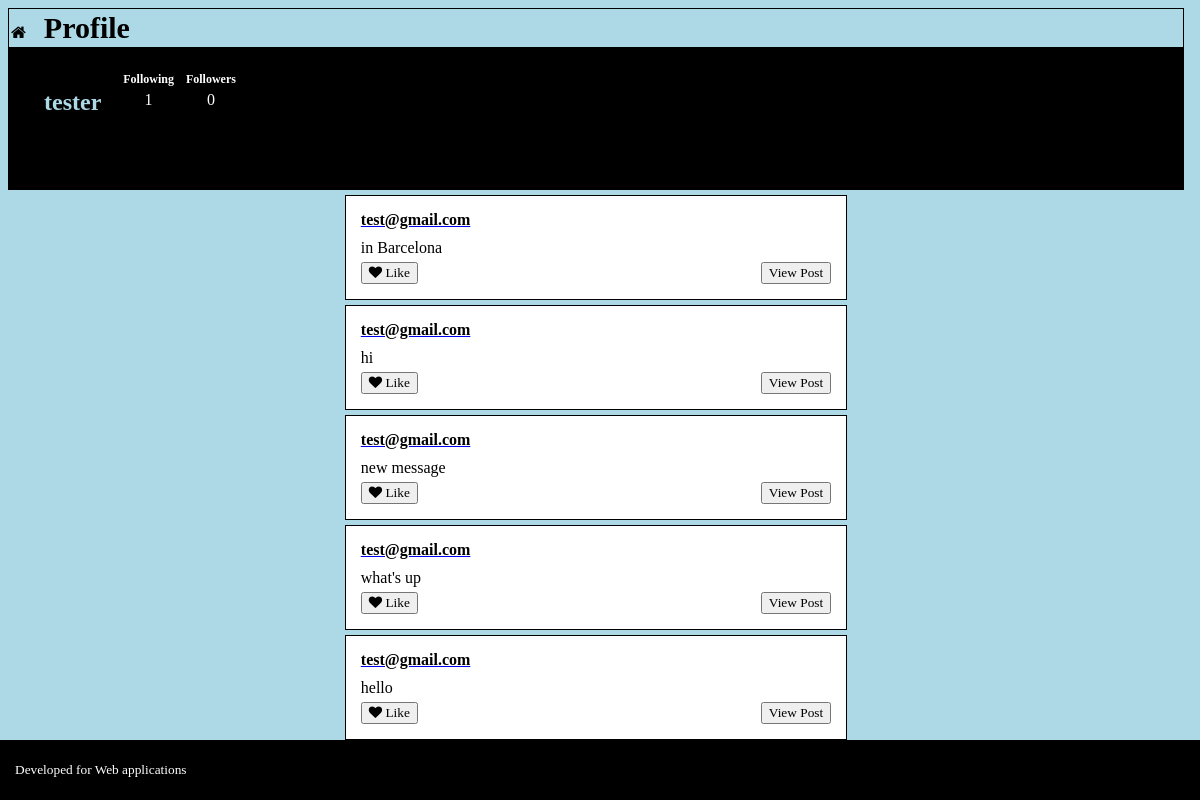
The app's page /profileIndex/5 (signed in) with its own data.
### microblog/model.py (models this page shows)
class User(flask_login.UserMixin, db.Model):
    id = db.Column(db.Integer, primary_key=True)
    email = db.Column(db.String(128), unique=True, nullable=False)
    name = db.Column(db.String(64), nullable=False)
    password = db.Column(db.String(100), nullable=False)
    messages = db.relationship('Message', back_populates='user')
    following = db.relationship(
        "User",
        secondary=FollowingAssociation.__table__,
        primaryjoin=FollowingAssociation.follower_id == id,
        secondaryjoin=FollowingAssociation.followed_id == id,
        back_populates="followers",
    )
    followers = db.relationship(
        "User",
        secondary=FollowingAssociation.__table__,
        primaryjoin=FollowingAssociation.followed_id == id,
        secondaryjoin=FollowingAssociation.follower_id == id,
        back_populates="following",
    )

class Message(db.Model):
    id = db.Column(db.Integer, primary_key=True)
    user_id = db.Column(db.Integer, db.ForeignKey('user.id'), nullable=False)
    user = db.relationship('User', back_populates='messages')
    text = db.Column(db.String(512), nullable=False)
    timestamp = db.Column(db.DateTime(), nullable=False)
    response_to_id = db.Column(db.Integer, db.ForeignKey('message.id'))
    response_to = db.relationship('Message', back_populates='responses', remote_side=[id])
    responses = db.relationship('Message', back_populates='response_to', remote_side=[response_to_id])

### microblog/main.py (the view)
@bp.route("/profileIndex/<int:user_id>")
@flask_login.login_required
def profileIndex(user_id):
    user = db.session.get(model.User, user_id)
    query = db.select(model.Message).where(model.Message.user == user).where(model.Message.response_to==None).order_by(model.Message.timestamp.desc())
    posts = db.session.execute(query).scalars().all()
    if current_user.id==user_id:
        followBtn=None;
    elif flask_login.current_user in user.followers:
        followBtn="unfollow"
    else :
        followBtn="follow"
    return render_template("main/profileIndex.html", posts=posts, user=user, followBtn=followBtn)

### microblog/__init__.py (called while the page is built)
def create_app(test_config=None):
    app = Flask(__name__)
    app.config["SECRET_KEY"] = "93220d9b340cf9a6c39bac99cce7daf220167498f91fa"
    app.config["SQLALCHEMY_DATABASE_URI"] = "sqlite:///microblog.db"
    db.init_app(app)
    login_manager = LoginManager()
    login_manager.login_view = 'auth.login'
    login_manager.init_app(app)
    from . import model
    @login_manager.user_loader
    def load_user(user_id):
        return db.session.get(model.User, int(user_id))
    from . import main
    from . import auth
    app.register_blueprint(main.bp)
    app.register_blueprint(auth.bp)
    return app

### microblog/templates/main/profileIndex.html
{% extends 'base.html' %} {% block content %} {% include
'profile_head_template.html' %} {% include 'posts_template.html' %} {% endblock
%}

### microblog/templates/profile_head_template.html (shortened to what this page needs)
<header>
  <a href="{{ url_for('main.index') }}"><i class="fa fa-home"></i></a>
  <h3 class="headText">Profile</h3>
</header>
<section id="sectionContainer">
  <span class="info">
    {% if current_user.is_authenticated: %}
    <h2 class="text">{{user.name}}</h2>
    {% endif %}
  </span>
  <span class="followings">
    <table>
      <tr>
        <th class="followtext">
          <a href="{{ url_for('main.followingView', user_id=user.id) }}"
            >Following</a
          >
        </th>
        <th class="followtext">
          <a href="{{ url_for('main.followersView', user_id=user.id) }}"
            >Followers</a
          >
        </th>
      </tr>
      <tr>
        <td>{{user.following|length}}</td>
        <td>{{user.followers|length}}</td>
      </tr>
    </table>
  </span>
</section>

### microblog/templates/post_template.html
<div class="postFeed">
  <a href="{{ url_for('main.profileIndex', user_id=post.user.id) }}"
    ><div class="user-info">{{ post.user.email }}</div></a
  >
  <div>{{post.text}}</div>
  <div class="actions">
    <button class="like-btn"><i class="fa fa-heart"></i> Like</button>
    {% if post.response_to is none %}
    <a href="{{ url_for('main.messageIndex', message_id=post.id) }}"
      ><button>View Post</button></a
    >
    {% endif %}
  </div>
</div>

### microblog/static/style.css (style rules this page uses)
#navbar a, h3, h4, form { display: inline; color: #f2f2f2; text-align: center; padding: 14px; text-decoration: none; }
#sectionContainer { margin: 0; padding: 20px; border: 1px solid #000000; color: #ffffff; }
header { margin: 0; padding: 2px; border: 1px solid #000000; }
header > a > i { text-decoration: none; color: #000000; }
.headText { color: #000000; font-family: "Copperplate", fantasy; text-align: center; font-size: 30px; }
#sectionContainer { background: #000000; font-family: "Copperplate", fantasy; height: 100px; }
#sectionContainer .text { text-align: center; display: inline-block; margin-left: 15px; color: lightblue; }
.info { float: left; margin-right: 15px; }
td, th { text-align: center; padding-left: 5px; padding-right: 5px; }
th { font-size: 12px; }
body { background: lightblue; width: 98vw; margin-bottom: 50px; }
.postFeed { border: 1px solid black; padding: 15px; width: 40%; margin: auto; background: white; color: black; margin-top: 5px; }
.user-info { display: flex; align-items: center; margin-bottom: 10px; font-family: "Copperplate", fantasy; color: black; font-weight: bold; }
.actions { display: flex; justify-content: space-between; margin-top: 5px; }
.actions button { cursor: pointer; font-family: "Copperplate", fantasy; }
.followtext > a { text-decoration: none; font-family: "Copperplate", fantasy; color: white; }

### records on screen
User: name "tester"
Message: user.email "test@gmail.com", text "in Barcelona"
Message: user.email "test@gmail.com", text "hi"
Message: user.email "test@gmail.com", text "new message"
Message: user.email "test@gmail.com", text "what's up"
Message: user.email "test@gmail.com", text "hello"

### other values on screen
{{ user.following|length }} "1"
{{ user.followers|length }} "0"
